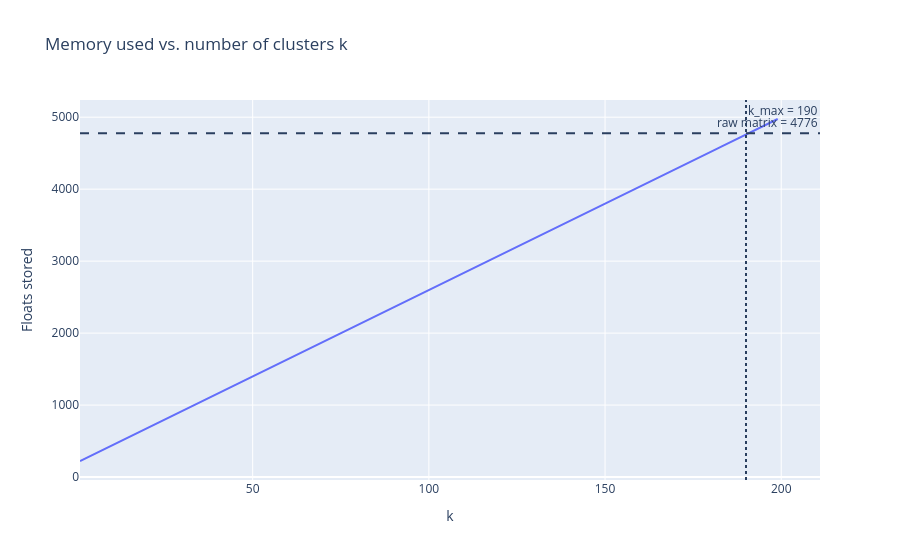

The notebook cell this image was saved under:
### Code cell
import plotly.graph_objects as go

n, m = subcat_frame.shape
raw = n * m

ks = np.arange(1, n + 1)
floats = ks * m + n

fig = go.Figure()
fig.add_trace(go.Scatter(x=ks, y=floats, mode="lines", name="K-Means (km + n)"))
fig.add_hline(y=raw, line_dash="dash", annotation_text=f"raw matrix = {raw}")
fig.add_vline(x=190, line_dash="dot", annotation_text="k_max = 190")
fig.update_layout(title="Memory used vs. number of clusters k",
                  xaxis_title="k", yaxis_title="Floats stored")
fig.show()

### Figure 1 — Plotly figure (JSON) as saved in the notebook; plotly's stock layout.template omitted (floating-point values rounded to 4 significant figures; data arrays with more than 128 entries replaced by an {"elided": "..."} marker saying what was removed)
{"data": [{"mode": "lines", "name": "K-Means (km + n)", "type": "scatter", "x": {"elided": "199 int values"}, "y": {"elided": "199 int values"}}], "layout": {"annotations": [{"showarrow": false, "text": "raw matrix = 4776", "x": 1, "xanchor": "right", "xref": "x domain", "y": 4776, "yanchor": "bottom", "yref": "y"}, {"showarrow": false, "text": "k_max = 190", "x": 190, "xanchor": "left", "xref": "x", "y": 1, "yanchor": "top", "yref": "y domain"}], "shapes": [{"line": {"dash": "dash"}, "type": "line", "x0": 0, "x1": 1, "xref": "x domain", "y0": 4776, "y1": 4776, "yref": "y"}, {"line": {"dash": "dot"}, "type": "line", "x0": 190, "x1": 190, "xref": "x", "y0": 0, "y1": 1, "yref": "y domain"}], "title": {"text": "Memory used vs. number of clusters k"}, "xaxis": {"title": {"text": "k"}}, "yaxis": {"title": {"text": "Floats stored"}}}}
